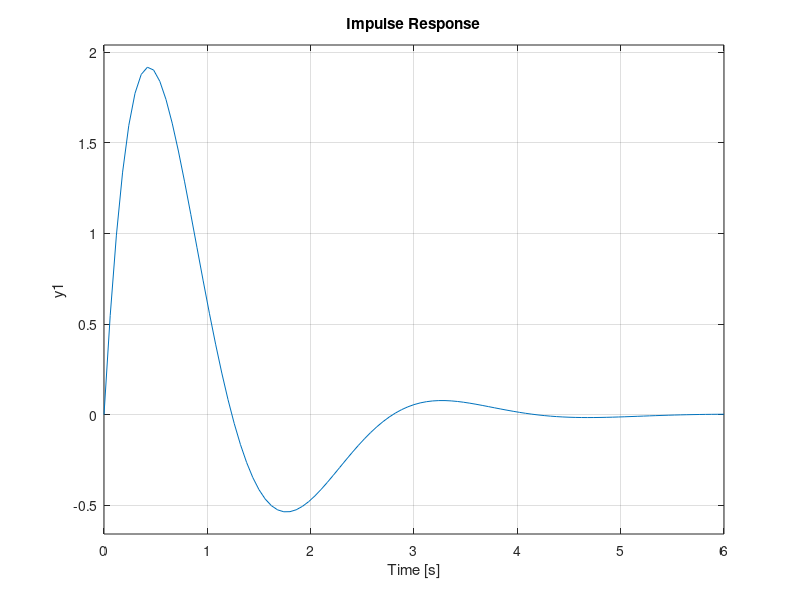

Write the MATLAB code that produced this figure.
z=[-1]
p=[0 0 -4]
k=10
a=zpk(z,p,k)
num=[1]
den=[1]
h=tf(num,den)
sys=feedback(a,h)
subplot(2,1,1)
step(sys)
subplot(2,1,2)
impulse(sys)
%z1=[]
%p1=[0 -2 -4]
%k1=[10]
%G3=zpk(z1,p1,k1)
%num_3=[1]
%den_3=[1]
%H3=tf(num_3,den_3)
%sys3a=feedback(G3,H3)
%subplot(2,2,1)
%step(sys3a)
%subplot(2,2,2)
%impulse(sys3a)}

